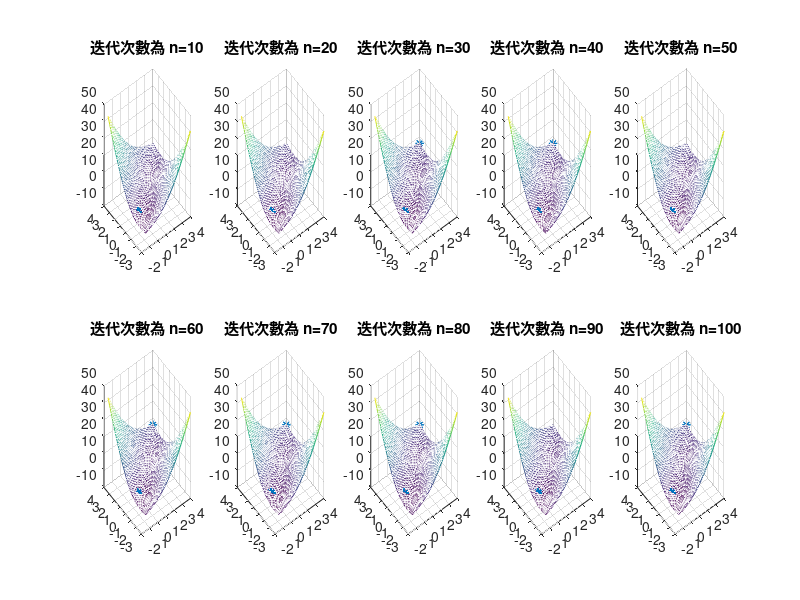
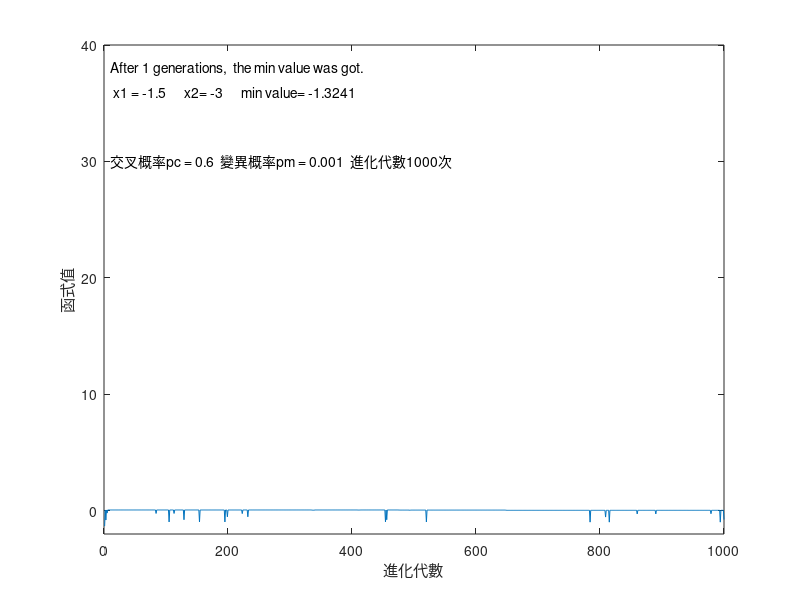

These figures' MATLAB source, in order:
function main()
clear
clc
close all
% 定義邊界
lb = [-1.5, -3]; 
ub = [4, 4]; 
% 定義基因演算法的參數
popsize = 100; % 種族大小
gen = 1000; % 迭代次數
x_length = 16; % x長度
y_length = 17; % y長度
L = 33; % 基因長度
pc = 0.6; % 交叉概率
pm = 0.001; % 變異概率
pop = initpop(popsize,L);   %初始種群
for i = 1:gen % 迭代1000次
    [objvalue] = cal_objvalue(pop); % 計算函式目標值
    fitvalue = objvalue; % 令適應度等於函式值
    [newpop] = selection(pop,fitvalue);  % 選擇操作
    [newpop] = crossover(newpop,pc);     % 交叉操作
    [newpop] = mutation(newpop,pm);      % 變異操作
    pop = newpop; % 更新種群

    % 將種群的每個個體表示出來
    [A B] = binary2decimal(newpop); % 將newpop的二進制編碼轉為十進制
    [y] = cal_objvalue(newpop); % 計算nowpop的函式值
    figure(1);
    set(1, 'unit', 'normalized', 'position', [0.1,0.1,0.7,0.7]); % 設定圖形的視窗位置和大小
    if  i <= 100 & mod(i,10) == 0 % 每迭代10次做一次圖,畫100次以內的圖
        j = floor(i/10); % 計算目前迭代次數的子圖位置
        % 畫3D圖
        X = -1.5:0.1:4; % x軸座標範圍
        Y = -3:0.1:4; % y軸座標範圍
        subplot(2,5,j); % 建立2*5的子圖
        [X, Y] = meshgrid(X,Y);
        Z = (X-Y).^2 - X + 2.*Y + sin(X+Y) + 1; % 計算目標函式Z的值
        mesh(X,Y,Z);
        hold on
        title(['迭代次數為 n=' num2str(i)]); % 圖的標題
        plot3(A,B,y,'*'); % 在3D圖上繪製種群的點
    end
    [bestindividual,bestfit]=best(pop,fitvalue); % 尋找最優解
    [x y] = binary2decimal(bestindividual); % 將二進位制值轉換為十進位制
    BEST(i) = bestfit; % 將目前迭代次數下的最佳適應度值存在BEST陣列的第i個位置
    X(i) = x; % 將目前迭代次數下的最佳x變數的十進制值存在X陣列的第i個位置
    Y(i) = y; % 將目前迭代次數下的最佳y變數的十進制值存在Y陣列的第i個位置

end
    [min_value,index] = min(BEST'); % 找出BEST中的最小值和它的索引值
    % 從X、Y中根據索引值取得最佳的x、y值
    best_x = X(index);
    best_y = Y(index);
    figure(2);
    set(2, 'unit', 'normalized', 'position', [0.1,0.1,0.7,0.7]);
    i = 1:1000;
    plot(i,BEST);
    axis([0,1000,-2,40]); % 圖形的座標軸範圍
    xlabel('進化代數');
    ylabel('函式值');
    text(10,30,'交叉概率pc = 0.6  變異概率pm = 0.001  進化代數1000次');
    text(10,38,['After ',num2str(index),' generations,',...
        '  the min value was got.']);
    text(10,36,[' x1 = ',num2str(best_x),'      x2= ',num2str(best_y),...
         '      min value= ', num2str(min_value)]);
    fprintf('After %.0f times iterations, min_value was got.\n',index);
    fprintf('the best x is  --->> %5.4f\n',best_x);
    fprintf('the best y is  --->> %5.4f\n',best_y);
    fprintf('the best f is   --->> %5.5f\n',min_value);
    fprintf('\n');
    fprintf('After %.0f times iterations, final_value was got.\n',1000);
    fprintf('the final x is  --->> %5.4f\n',x);
    fprintf('the final y is  --->> %5.4f\n',y);
    fprintf('the final f is   --->> %5.5f\n',bestfit);

function pop = initpop(popsize,L)
%% -------------初始化種群函式----------------
%    初始化種群大小
%       輸入變數：
%               popsize:種群大小
%               L：基因長度--》轉化的二進位制長度
%       輸出變數：
%               pop：種群
%---------------------------------------
pop = round(rand(popsize,L)); % 隨機產生一個矩陣，每一行是一個長33位染色體；

function [pop1 pop2] = binary2decimal(pop)
%% -----------解碼函式---------------------
%    二進位制轉化為十進位制數
%    輸入變數：
%        二進位制種群
%    輸出變數：
%        十進位制數值
%-----------------------------------------
% 遍歷前16位二進制數，並轉成十進制數放到pop_x
for i = 1:16
    pop_x(:,i) = 2.^(16 - i).*pop(:,i);
end
% 遍歷後17位二進制數，並轉成十進制數放到pop_y
for j = 1:17
    pop_y(:,j) = 2.^(17 - j).*pop(:,j+16);
end
% sum(.,2)對行求和，得到列向量
temp1 = sum(pop_x,2);
temp2 = sum(pop_y,2);
pop1 = -1.5 + temp1*5.5/(2^16-1); % pop1表示輸出x1的十進位制數
pop2 = -3 + temp2*7/(2^17-1);  % pop2表示輸出的x2的十進位制數

function [objvalue] = cal_objvalue(pop)
%% --------------計算函式值函式----------------------
% 計算函式目標值
%輸入變數：二進位制數值
%輸出變數：目標函式值
%---------------------------------------------
[x y] = binary2decimal(pop);
objvalue = (x-y).^2 - x + 2*y + sin(x+y) + 1;

function [newpop] = selection(pop,fitvalue)
%% -----------------根據適應度選擇函式-------------------
% 輸入變數 ：pop:二進位制種群
%           fitvalue: 適應度
%輸出變數：  newpop: 選擇以後的二進位制種群
% -------------------------------------------
[px,py] = size(pop); % 獲取種群的大小
totalfit = sum(fitvalue); % 計算fitvalue的總和
p_fitvalue = 1 ./ fitvalue / sum(1 ./ fitvalue); % 計算每個個體被選擇的概率
p_fitvalue = cumsum(p_fitvalue); % 概率求和後排序
ms = sort(rand(px,1)); % 產生一列隨機數，從小到大排列，相當於轉轉盤10次
fitin = 1; % 初始化適應度索引為 1
newin = 1; % 初始化新種群索引為 1
while newin <= px
    if(ms(newin)) < p_fitvalue(fitin) % 轉盤轉到 fitin 的位置
        newpop(newin,:) = pop(fitin,:); % 新種群的第 newin 個體為pop中的第fitin 個體
        newin = newin + 1;
    else
        fitin = fitin + 1; % 相當於每次都從第一個比較起，依次加1，直至比較完，看轉到的是哪一個
    end
end


function [newpop] = crossover(pop,pc)
%% ----------交叉函式--------------------
% 輸入變數：pop:二進位制的父代種群數
%          pc :交叉概率
% 輸出變數：newpop: 交叉後的種群數
%---------------------------------------
[px,py] = size(pop);
newpop = ones(size(pop)); % 初始化新種群為全 1 矩陣，提高運算速度
for i = 1:2:px-1  % 1與2交叉。3與4交叉。。。。。每次隔一個，因此步長為2
    if (rand<pc)  % pc = 0.6,即有60%的機會交叉
        cpoint = round(rand*py); % 交叉點隨機選取,互換交叉點以後的值
        if cpoint <= 0
          % cpoint = 1;
          continue;
        end
        newpop(i,:) = [pop(i,1:cpoint),pop(i+1,cpoint+1:py)]; % 交叉後的第i個個體
        newpop(i+1,:) = [pop(i+1,1:cpoint),pop(i,cpoint+1:py)];
    else  % 40%的機會不交叉
        newpop(i,:) = pop(i,:);
        newpop(i+1,:) = pop(i+1,:);
    end
end


function [newpop] = mutation(pop,pm)
%% ------------變異函式---------------------------
% 輸入變數 pop: 二進位制種群
%          pm : 變異概率
% 輸出變數： newpop : 變異以後的種群
%-----------------------------------------------
[px,py] = size(pop);
newpop = ones(size(pop)); % 只是起到提前宣告的作用，提高運算速度
for i = 1:px  % 對於種群中的每個個體執行變異操作
    if(rand<pm) % 如果rand小於變異概率 pm，則進行變異操作
        mpoint = round(rand*py); % 隨機選擇變異點
        if mpoint<=0
            mpoint = 1;
        end
        newpop(i,:) = pop(i,:); % 將當前個體複製到新種群中
        if newpop(i,mpoint) == 0 % 若mpoint為0，則改成1，mpoint為1，則改為0，完成變異
            newpop(i,mpoint) = 1;
        else
            newpop(i,mpoint) = 0;
        end
    else  % 如果rand >= pm，則不進行變異操作，直接把當前個體複製到新種群中
        newpop(i,:) = pop(i,:);
    end
end

function [bestindividual, bestfit] = best(pop, fitvalue)
%% --------------選出最優個體函式-----------------------
% 輸入變數： pop :種群
%           fitvalue : 種群適應度
% 輸出變數： bestindividual : 最佳個體（二進位制）
%           bestfit : 最佳適應度值
% ---------------------------------------------

[px, py] = size(pop);

% 檢查種群和適應度值的維度是否一致
if px ~= length(fitvalue)
    error('種群和適應度值的維度不一致');
end

% 確認種群不為空
if px == 0
    error('種群為空');
end

bestindividual = pop(1,:); % 初始化最佳個體為種群中的第一個個體
bestfit = fitvalue(1); % 初始化最佳適應度為種群中的第一個個體的適應度值

% 初始化最佳適應度值為一個極大的數字
bestfit = inf;

for i = 2:px % 遍歷種群中的每個個體，從第二個個體開始
    if fitvalue(i) < bestfit % 如果當前個體的適應度值比最佳適應度值更佳
        bestindividual = pop(i,:); % 更新最佳個體為當前個體
        bestfit = fitvalue(i); % 更新最佳適應度值為當前個體的適應度值
    elseif fitvalue(i) == bestfit % 如果適應度值相等
        % 隨機選擇一個作為最佳個體
        if rand < 0.5
            bestindividual = pop(i,:);
        end
    end
end
